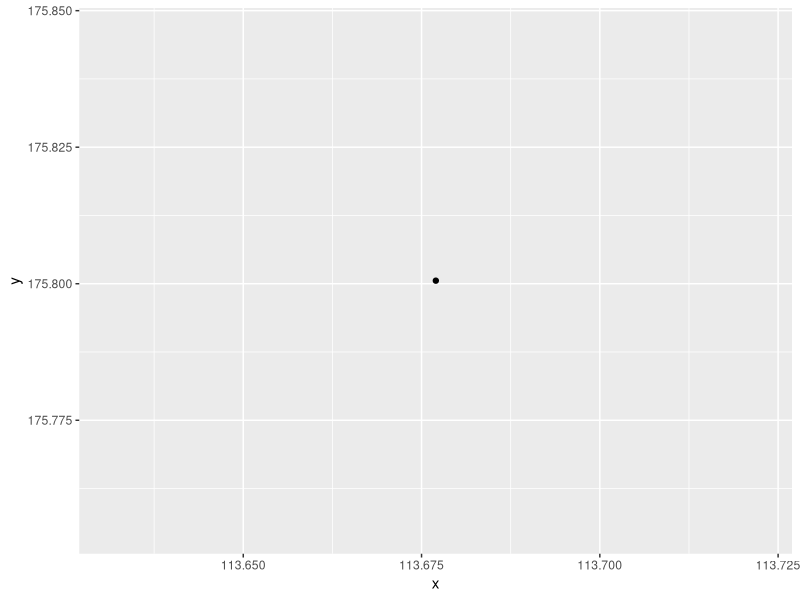
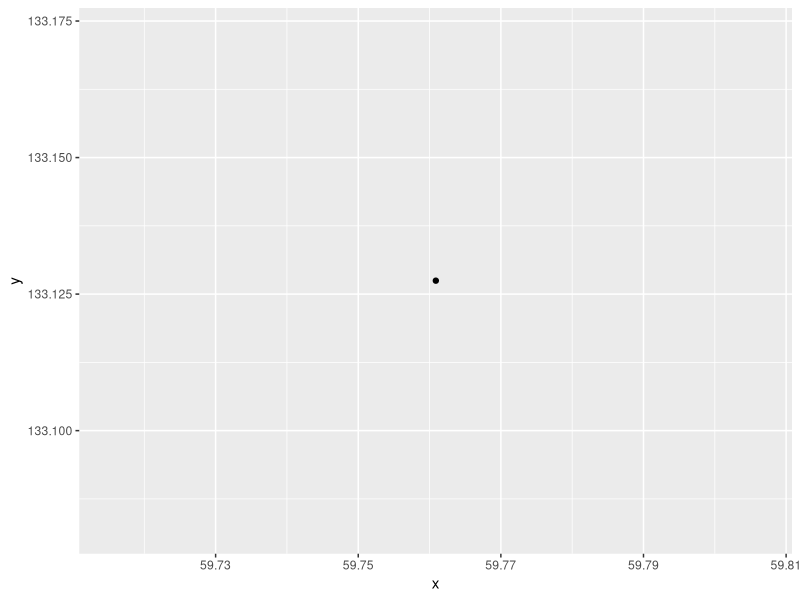
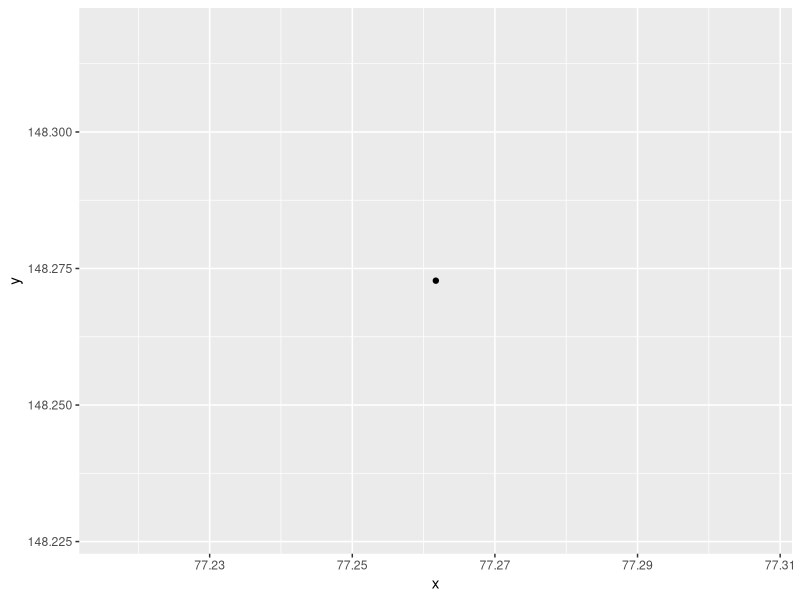
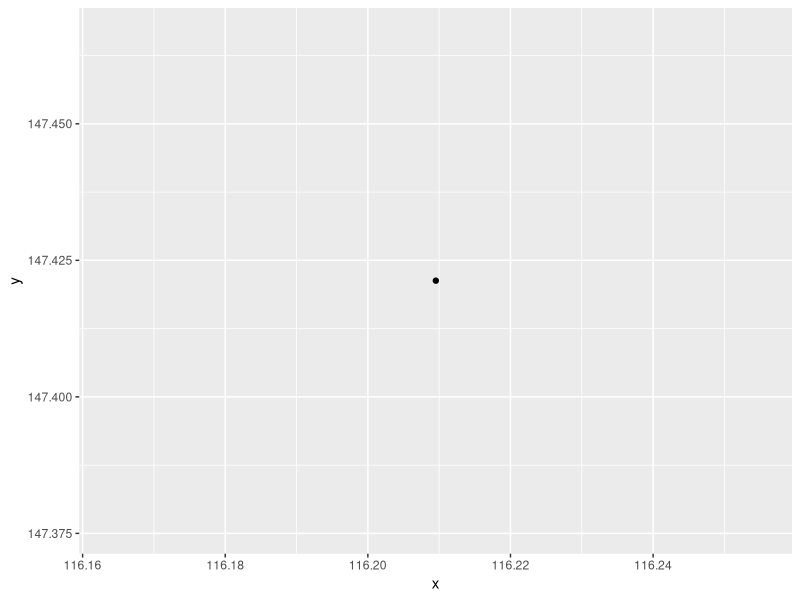
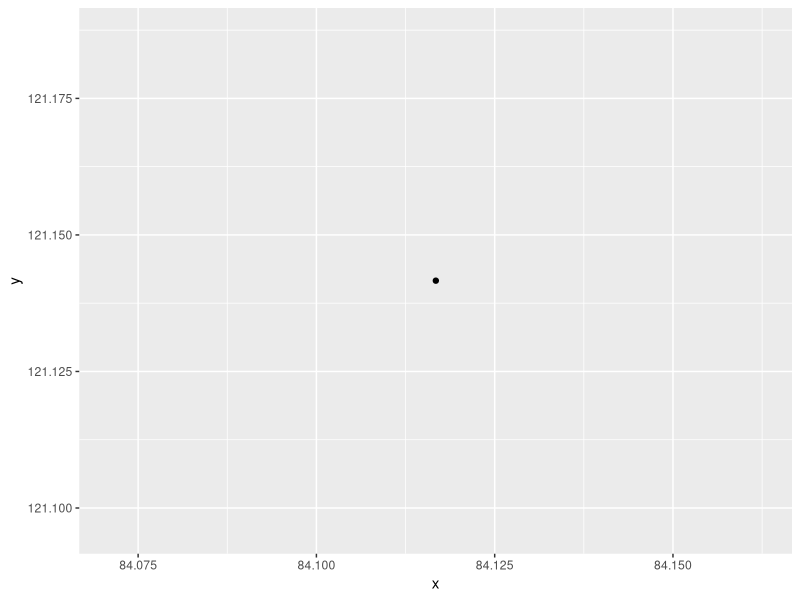
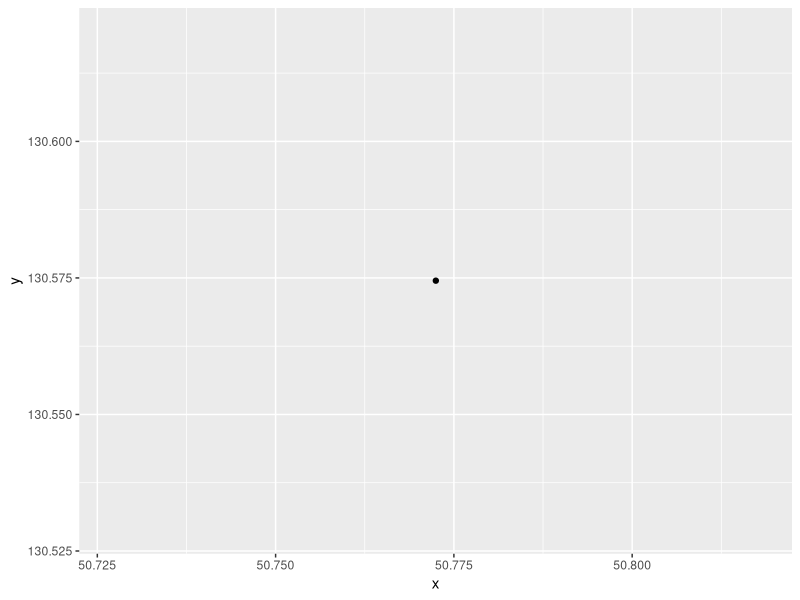
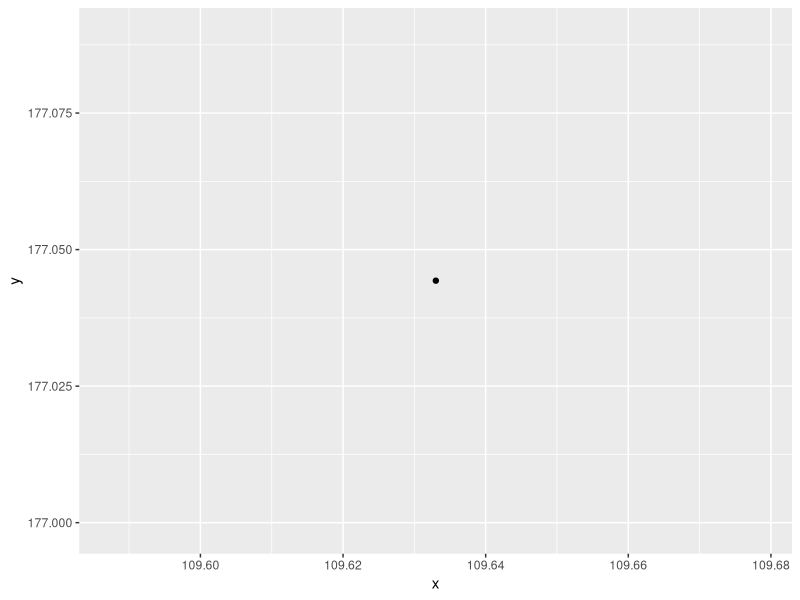
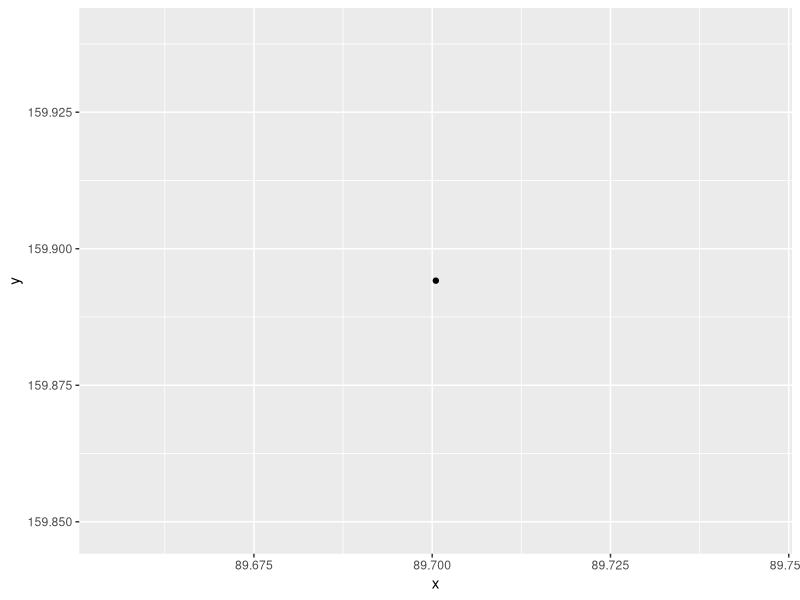

These figures' R source, in order:
## ---- chunk 1
#| echo: true
#| warning: false

library(tidyverse)

df <- data.frame(
  org = rep_len(c('a', 'a', 'a', 'a', 'a', 'a', 'b', 'b', 'b', 'b', 'b', 'b'), 12),
  kpi = rep_len(seq(1:6), 12),
  x = rnorm(12,100,25),
  y = rnorm(12,150,20)
) |>
  mutate(kpi = paste0('kpi', kpi))

plot_fun <- function(data, org_i, kpi_j) {
  data |>
    filter(org == org_i,
           kpi == kpi_j) |>
    ggplot(aes(x=x, y=y)) +
    geom_point()
}

# plot test
#plot_fun(df,'a', 1)

list_of_orgs <- unique(df$org)
list_of_kpis <- unique(df$kpi)

## ---- chunk 2
#| results: asis
#| echo: false
#| warning: false


cat('::: {.panel-tabset}  \n\n')


for (i in list_of_orgs) {

  cat('## Tab ',i,'   \n\n')

  cat('::: {.panel-tabset}  \n\n') 
  
  for (j in list_of_kpis) {
      cat('### Tab',i, j,'   \n')
      p <- plot_fun(df, i , j)
      print(p)
      cat('\n')
      cat('\n')
  }

cat('::: \n\n')
  
}
cat('::: \n\n')


